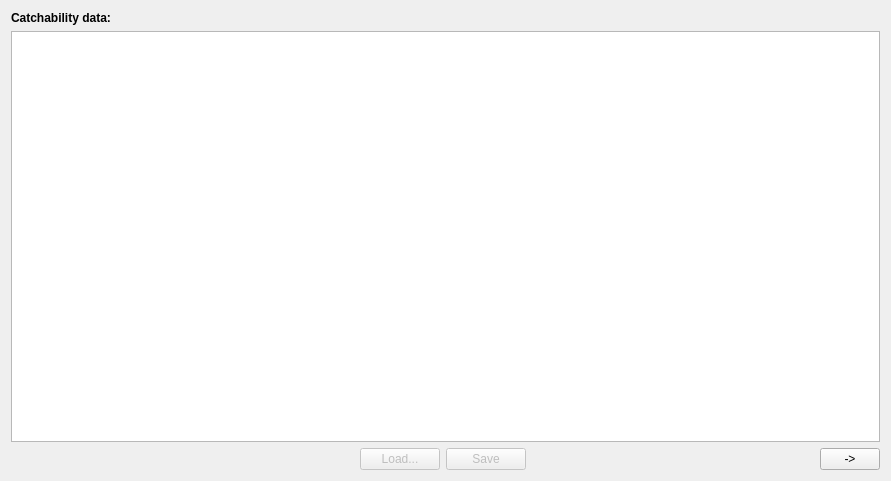
<?xml version="1.0" encoding="UTF-8"?>
<ui version="4.0">
 <class>MSPROD_Tab1_CatchabilityTab</class>
 <widget class="QWidget" name="MSPROD_Tab1_CatchabilityTab">
  <property name="geometry">
   <rect>
    <x>0</x>
    <y>0</y>
    <width>891</width>
    <height>481</height>
   </rect>
  </property>
  <property name="windowTitle">
   <string>Form</string>
  </property>
  <layout class="QVBoxLayout" name="verticalLayout">
   <item>
    <widget class="QLabel" name="MSPROD_Tab1_LabelLB">
     <property name="font">
      <font>
       <weight>75</weight>
       <bold>true</bold>
      </font>
     </property>
     <property name="text">
      <string>Catchability data:</string>
     </property>
    </widget>
   </item>
   <item>
    <widget class="QTableView" name="MSPROD_Tab1_CatchabilityTV">
     <property name="toolTip">
      <string>These data are from the table: Catchability</string>
     </property>
     <property name="statusTip">
      <string>These data are from the table: Catchability</string>
     </property>
    </widget>
   </item>
   <item>
    <layout class="QHBoxLayout" name="horizontalLayout_87">
     <item>
      <spacer name="horizontalSpacer_102">
       <property name="orientation">
        <enum>Qt::Horizontal</enum>
       </property>
       <property name="sizeType">
        <enum>QSizePolicy::Fixed</enum>
       </property>
       <property name="sizeHint" stdset="0">
        <size>
         <width>60</width>
         <height>20</height>
        </size>
       </property>
      </spacer>
     </item>
     <item>
      <spacer name="horizontalSpacer_95">
       <property name="orientation">
        <enum>Qt::Horizontal</enum>
       </property>
       <property name="sizeHint" stdset="0">
        <size>
         <width>40</width>
         <height>20</height>
        </size>
       </property>
      </spacer>
     </item>
     <item>
      <widget class="QPushButton" name="MSPROD_Tab1_LoadPB">
       <property name="enabled">
        <bool>false</bool>
       </property>
       <property name="toolTip">
        <string>Load the CSV file for the selected Species</string>
       </property>
       <property name="statusTip">
        <string>Load the CSV file for the selected Species</string>
       </property>
       <property name="text">
        <string>Load...</string>
       </property>
      </widget>
     </item>
     <item>
      <widget class="QPushButton" name="MSPROD_Tab1_SavePB">
       <property name="enabled">
        <bool>false</bool>
       </property>
       <property name="toolTip">
        <string>Save above data for all Species to CSV file and to database table</string>
       </property>
       <property name="statusTip">
        <string>Save above data for all Species to CSV file and to database table</string>
       </property>
       <property name="text">
        <string>Save</string>
       </property>
      </widget>
     </item>
     <item>
      <spacer name="verticalSpacer_42">
       <property name="orientation">
        <enum>Qt::Horizontal</enum>
       </property>
       <property name="sizeType">
        <enum>QSizePolicy::Expanding</enum>
       </property>
       <property name="sizeHint" stdset="0">
        <size>
         <width>48</width>
         <height>20</height>
        </size>
       </property>
      </spacer>
     </item>
     <item>
      <widget class="QPushButton" name="MSPROD_Tab1_NextPB">
       <property name="sizePolicy">
        <sizepolicy hsizetype="Fixed" vsizetype="Fixed">
         <horstretch>0</horstretch>
         <verstretch>0</verstretch>
        </sizepolicy>
       </property>
       <property name="minimumSize">
        <size>
         <width>60</width>
         <height>0</height>
        </size>
       </property>
       <property name="maximumSize">
        <size>
         <width>60</width>
         <height>16777215</height>
        </size>
       </property>
       <property name="toolTip">
        <string>Go to next tab page</string>
       </property>
       <property name="statusTip">
        <string>Go to next tab page</string>
       </property>
       <property name="text">
        <string>-&gt;</string>
       </property>
      </widget>
     </item>
    </layout>
   </item>
  </layout>
 </widget>
 <resources/>
 <connections/>
</ui>
